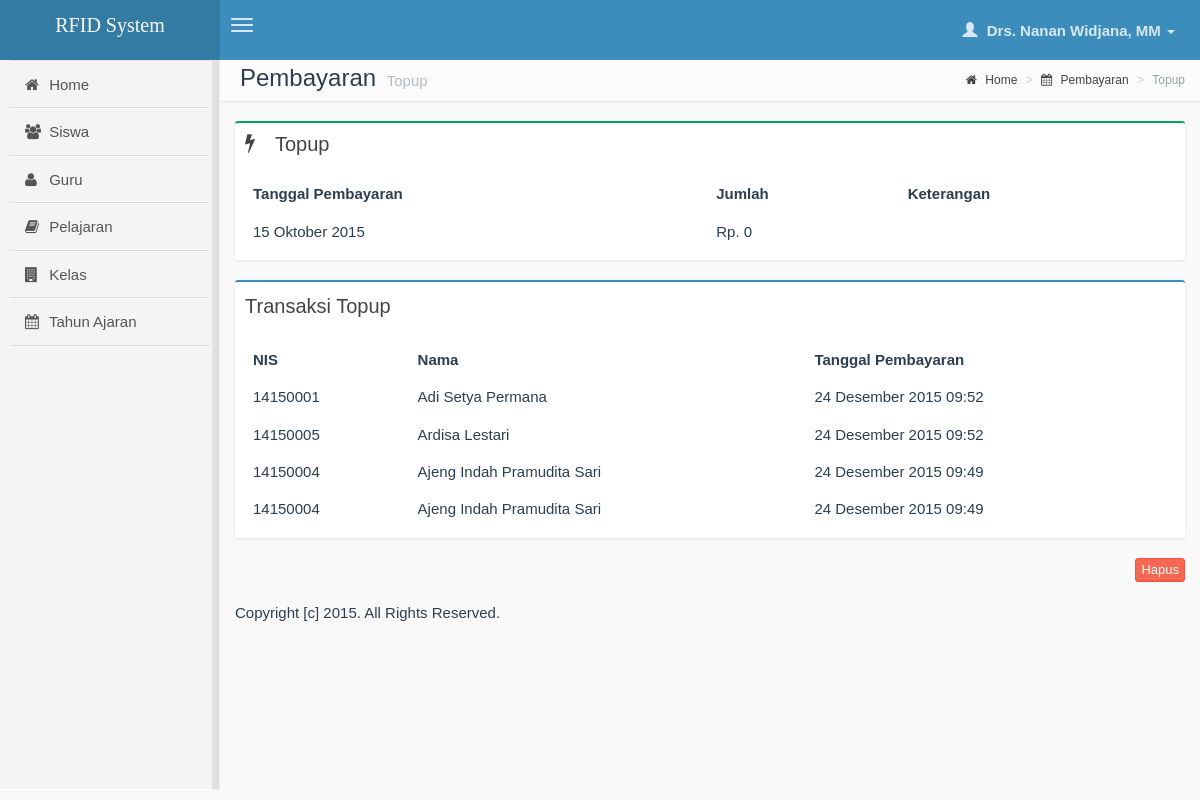
Page /administrator/pembayaran_detail.php?id=1 (signed in) on the committed database.
### tables this page shows
CREATE TABLE IF NOT EXISTS `pembayaran` (
`id` int(11) NOT NULL,
  `nama` varchar(50) NOT NULL,
  `jumlah` int(11) NOT NULL,
  `tanggal` datetime NOT NULL,
  `id_guru` int(11) NOT NULL,
  `is_aktif` tinyint(1) NOT NULL,
  `keterangan` varchar(250) NOT NULL,
  `created_at` datetime NOT NULL,
  `updated_at` timestamp NOT NULL DEFAULT CURRENT_TIMESTAMP ON UPDATE CURRENT_TIMESTAMP
);

CREATE TABLE IF NOT EXISTS `transaksi` (
`id` int(11) NOT NULL,
  `kode` varchar(12) NOT NULL,
  `tipe` enum('in','out') NOT NULL,
  `jumlah` int(11) NOT NULL,
  `id_siswa` int(11) NOT NULL,
  `tanggal` datetime NOT NULL,
  `id_pembayaran` int(11) NOT NULL,
  `saldo_akhir` int(11) NOT NULL,
  `id_guru` int(11) NOT NULL,
  `sms_notification` tinyint(1) DEFAULT '0',
  `created_at` datetime NOT NULL DEFAULT CURRENT_TIMESTAMP,
  `updated_at` timestamp NOT NULL DEFAULT CURRENT_TIMESTAMP ON UPDATE CURRENT_TIMESTAMP
);

CREATE TABLE IF NOT EXISTS `siswa` (
`id` int(11) NOT NULL,
  `rfid` varchar(20) DEFAULT NULL,
  `nis` varchar(15) NOT NULL,
  `nama` varchar(50) NOT NULL,
  `jk` varchar(10) NOT NULL,
  `id_guru` int(11) DEFAULT NULL,
  `id_kelas` int(11) DEFAULT NULL,
  `saldo` int(11) NOT NULL,
  `telepon` varchar(15) NOT NULL,
  `created_at` datetime NOT NULL,
  `updated_at` timestamp NOT NULL DEFAULT CURRENT_TIMESTAMP ON UPDATE CURRENT_TIMESTAMP
);

### administrator/pembayaran_detail.php (the view, shortened to what this page needs)
<?php
    require_once('../lib/unleashed.lib.php');
    require_once('inc/header.php');
    if(array_key_exists('id', $_GET))
    {
        $id = escape($_GET['id']);
        $pembayaran = get_row_by_id('pembayaran', 'id', $id);
    }
?>
    <section class="content-header">
        <h1>
            Pembayaran
            <small><?php echo $pembayaran->nama; ?></small>
        </h1>
        <ol class="breadcrumb">
            <li><a href="index.php"><i class="fa fa-home"></i> Home</a></li>
            <li><a href="lokasi.php"><i class="fa fa-calendar"></i> Pembayaran</a></li>
            <li class="active"><?php echo $pembayaran->nama; ?></li>
        </ol>
    </section>
    <section class="content">
        <div class="row">
            <section class="col-lg-12">
                <div class="box box-success">
                    <div class="box-header">
                        <i class="fa fa-flash"></i>
                        <h3 class="box-title"><?php echo $pembayaran->nama; ?></h3>
                        <div class="box-tools pull-right">
                        </div>
                    </div>
                    <div class="box-body distro-profile">
                        <table class="table">
                            <thead>
                            <tr>
                                <th>Tanggal Pembayaran</th>
                                <th>Jumlah</th>
                                <th>Keterangan</th>
                            </tr>
                            </thead>
                            <tbody>
                            <tr>
                                <td><?php echo tanggal_format_indonesia($pembayaran->tanggal); ?></td>
                                <td><?php echo format_rupiah($pembayaran->jumlah); ?></td>
                                <td><?php echo html_entity_decode($pembayaran->keterangan); ?></td>
                            </tr>
                            </tbody>
                        </table>
                    </div>
                </div>
            </section>
        </div>
        <section class="row" id="section-3">
            <div class="col-md-12">
                <div class="box box-primary">
                    <div class="box-header">
                        <div class="box-title">Transaksi <?php echo $pembayaran->nama; ?></div>
                    </div>
                    <div class="box-body">
                        <table class="table">
                            <thead>
                            <tr>
                                <th>NIS</th>
                                <th>Nama</th>
                                <th>Tanggal Pembayaran</th>
                            </tr>
                            </thead>
                            <tbody>
                            <?php
                                $q_transaksi = mysql_query("SELECT siswa.nama as nama_siswa, siswa.nis, transaksi.tanggal
                                                        FROM transaksi
                                                        JOIN siswa ON siswa.id=transaksi.id_siswa
                                                        WHERE transaksi.id_pembayaran='$pembayaran->id'
                                                        ORDER BY tanggal DESC");
                                while($transaksi = mysql_fetch_object($q_transaksi)):
                            ?>
                            <tr>
                                <td><?php echo $transaksi->nis; ?></td>
                                <td><?php echo $transaksi->nama_siswa; ?></td>
                                <td><?php echo tanggal_format_indonesia($transaksi->tanggal, TRUE); ?></td>
                            </tr>
                            <?php endwhile; ?>
                            </tbody>
                        </table>
                    </div>
                </div>
            </div>
        </section>
        <div class="pull-right">
            <form action="pembayaran_detail.php?id=<?php echo $id; ?>#delete" method="post" id="delete-pembayaran">
                <button class="btn btn-xs btn-danger" name="id" value="<?php echo $id; ?>">Hapus</button>
            </form>
        </div>
    </section>
<?php include('inc/footer.php'); ?>

### rows in the picture
pembayaran: nama "Topup", tanggal "15 Oktober 2015", jumlah "Rp. 0"
transaksi: id_siswa.nis "14150001", id_siswa.nama "Adi Setya Permana", tanggal "24 Desember 2015 09:52"
transaksi: id_siswa.nis "14150005", id_siswa.nama "Ardisa Lestari", tanggal "24 Desember 2015 09:52"
transaksi: id_siswa.nis "14150004", id_siswa.nama "Ajeng Indah Pramudita Sari", tanggal "24 Desember 2015 09:49"
transaksi: id_siswa.nis "14150004", id_siswa.nama "Ajeng Indah Pramudita Sari", tanggal "24 Desember 2015 09:49"

### other values in the picture
$logged_name "Drs. Nanan Widjana, MM"
